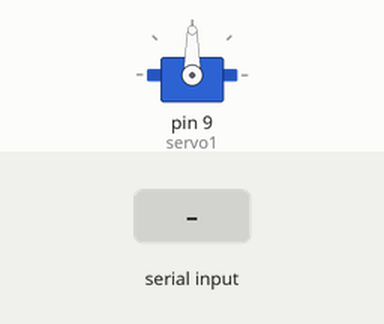
This sketch was run on a simulated Arduino Uno, built with avr-gcc and run on an emulated ATmega328P. Parts: servo. Inputs (shaded band) come from the test bench. What the sketch prints to the serial monitor is not drawn.

Above: at 1.2 s.
1.3 s: "1" received over Serial
At 2.4 s:
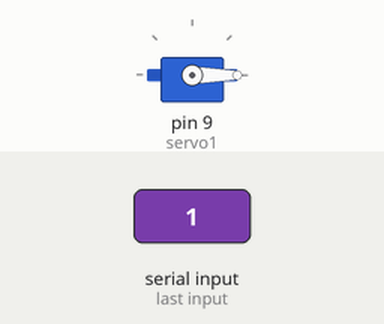
4.3 s: "0" received over Serial
Timing chart, 0 to 7.3 s (numbered marks = the images above; inputs shaded):
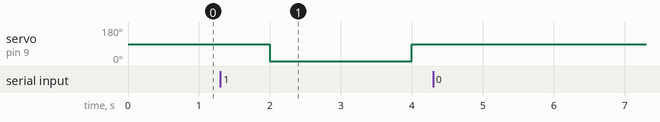

Measured:
- after the input at 1.3 s, servo on pin 9 (servo1): 90° → 0° after 0.70 s, → 90° 2.0 s later
- after the input at 4.3 s, every drawn part: stays the same

The sketch:

keyboard_servo_control_uno.ino
```cpp
#include <Servo.h>

Servo servo1;

void setup() {
  servo1.attach(9);  // Attach servo 1 signal pin to D9
  Serial.begin(9600);
}

void loop() {
  if (Serial.available() > 0) {
    char command = Serial.read();

    // Check the command received and adjust the servo angles accordingly
    if (command == '1') {
      // Move the servo by 90 degrees from its current position
      servo1.write(servo1.read() - 90);
      delay(2000);

      // Move the servo back to its original position
      servo1.write(servo1.read() + 90);
      delay(1000);
    }
    else {
      Serial.println("no command received");
    }
  }

  delay(1000); // Small delay to prevent excessive loop execution
}
```
